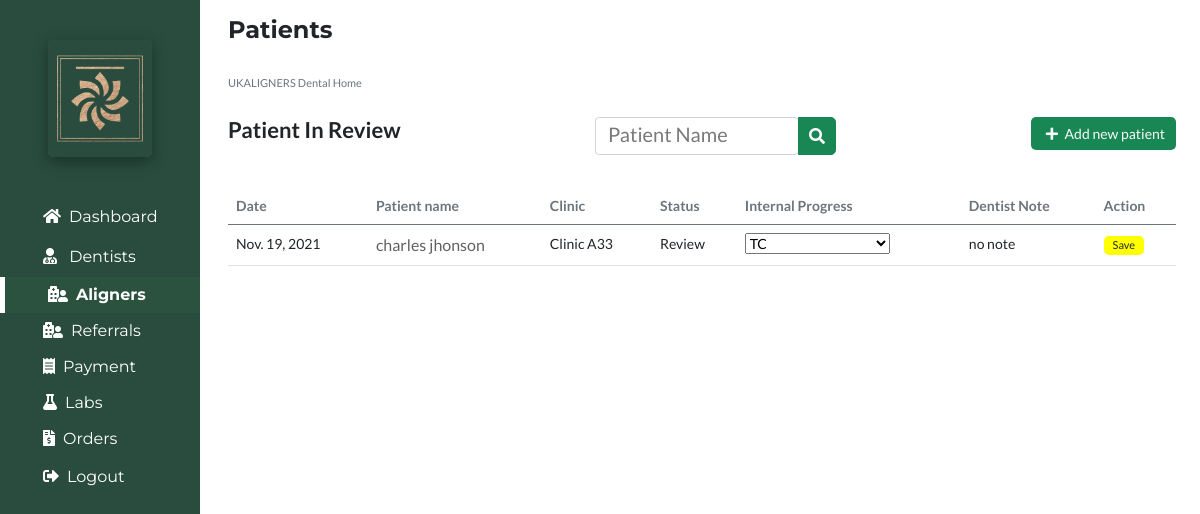
Page /patientreview (signed in) on the earlier database version.
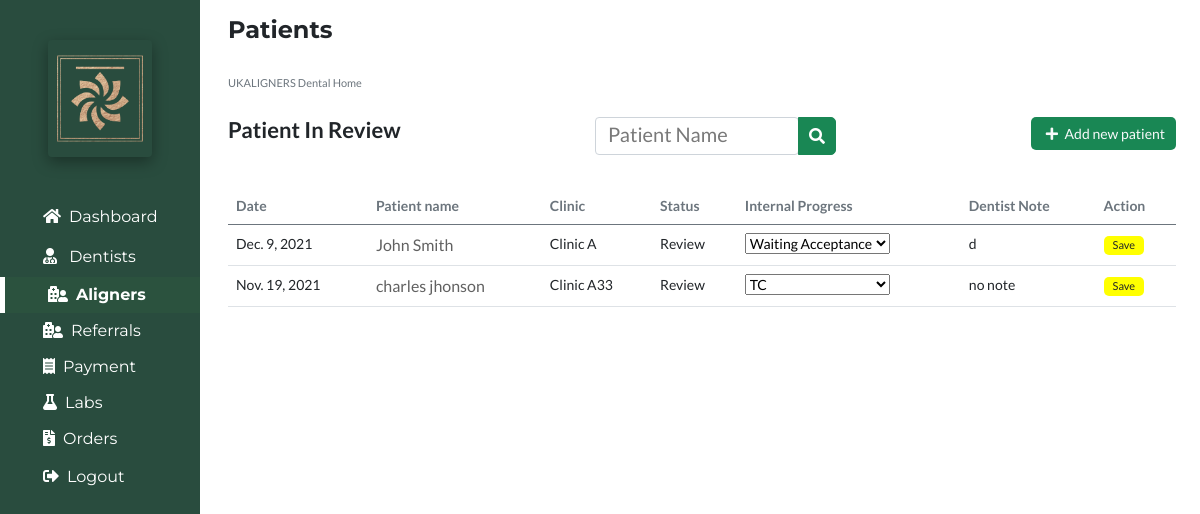
Same page on the later database version.
### portfolioApp/models.py (models this page shows, shortened)
class Patient(models.Model):
    Dentist=models.ForeignKey(User,on_delete=models.CASCADE)
    Prescriber=models.CharField(max_length=100,null=True)
    Clinic=models.CharField(max_length=300,null=True)
    Email=models.CharField(max_length=300,null=True)
    Telephone=models.CharField(max_length=300,null=True)
    PatientName=models.CharField(max_length=100,null=True)
    Sex=models.CharField(max_length=100,null=True)
    TreatmentInPast=models.CharField(max_length=100,null=True)
    Age=models.CharField(max_length=100,null=True)
    Address1=models.CharField(max_length=100,null=True)
    Address2=models.CharField(max_length=100,null=True)
    OralScan=models.CharField(max_length=100,null=True)
    Impression=models.CharField(max_length=100,null=True)
    UpperJaw=models.FileField(null=True)
    LowerJaw=models.FileField(null=True)
    Photo1=models.ImageField(null=True)
    Photo2=models.ImageField(null=True)
    Photo3=models.ImageField(null=True)
    Photo4=models.ImageField(null=True)
    Treatment=models.CharField(max_length=50,null=True)
    TreatmentRequired=models.CharField(max_length=50,null=True)
    Aligners=models.CharField(max_length=50,null=True)
    TreatmentLimit=models.CharField(max_length=50,null=True)
    Overbite=models.CharField(max_length=50,null=True)
    Overjet=models.CharField(max_length=50,null=True)
    Expension=models.CharField(max_length=50,null=True)
    IPR=models.CharField(max_length=50,null=True)
    Procline=models.CharField(max_length=50,null=True)
    Distalize=models.CharField(max_length=50,null=True)
    UpperMidline=models.CharField(max_length=50,null=True)
    LoverMidline=models.CharField(max_length=50,null=True)
    ArchForm=models.CharField(max_length=50,null=True)
    PCrossbite=models.CharField(max_length=50,null=True)
    Hint1=models.CharField(max_length=50,null=True)
    Hint2=models.CharField(max_length=50,null=True)
    Hint3=models.CharField(max_length=50,null=True)
    DentistNote=models.TextField(default="Not Added",null=True)
    AdminNote=models.TextField(default="Not Added",null=True)
    Status=models.CharField(max_length=20,default="Pending",null=True,choices=(("Accept","Accept"),("Review","Review"),("Decline","Decline"),("On-Hold","On-Hold")
    ))
    InternalStatus=models.CharField(max_length=30,null=True,default="On")
    Date=models.DateField(auto_now_add=True)
    file=models.FileField(null=True)
    AdminStatus = models.CharField(max_length=1000,null=True)
    Stage = models.CharField(max_length=1000,null=True)
    Note = models.CharField(max_length=10000,null=True)
    Action = models.CharField(max_length=1000,null=True)

### portfolioApp/views.py (the view, shortened to what this page needs)
# urls.py: path('patientreview', views.patientreview, name='patientreview'),
@login_required(login_url='login')
def patientreview(request):
    if request.user.is_superuser or request.user.is_staff:
        mypatients=Patient.objects.filter(Status="Review").order_by("PatientName")
        if "Save" in request.POST:
            id=request.POST.get('id')
            editpatient=Patient.objects.get(id=id)
            editpatient.Status=request.POST.get('Status')
            editpatient.InternalStatus=request.POST.get('InternalStatus')
            editpatient.save()
    context={
        'patients':'active',
        'mypatients':mypatients,
    }
    return render(request,'patientreview.html',context)

### portfolioApp/templates/patientreview.html (shortened to what this page needs)
{% extends 'base.html' %}
{% load static %}
{% block body %}
<section class="px-4">
<h4 class="py-3"><b>Patients</b></h4>
<div class="">
<span class="text-secondary">UKALIGNERS Dental Home</span>
<div class="d-flex justify-content-between py-3">
<h5><b>Patient In Review</b></h5>
<div class="search-bar">
<div class="input-group">
  <div class="form-outline">
  <form action="{% url 'patientsearchresults' %}" method="get">
    <input type="search" id="patientName"  class="form-control" placeholder="Patient Name" name="PatientSearchQuery" />
  </div>
  <button type="submit" class="btn btn-success bg-success">
    <i class="fas fa-search"></i>
  </button>
</div>
</div>
<div class="add-new">
<a href="{% url 'addnewpatient' %}" class="btn btn-sm text-light bg-success"><i class="fas fa-plus mx-1"></i> Add new patient</a>
</div>
</div>
<div class="col-sm-12 px-0 pb-3 my-3 table-responsive"style="font-size:14px;">
<table class="table ">
<thead class="text-secondary">
<tr>
<th scope="col">Date</th>
<th scope="col">Patient name</th>
<th scope="col">Clinic</th>
<th scope="col">Status</th>
<th scope="col">Internal Progress</th>
{% if user.is_superuser %}
<th scope="col">Dentist Note</th>
{% endif %}
<th>Action</th>
</tr>
</thead>
<tbody>
{% for patients in mypatients %}
<tr>
<td>{{patients.Date}}</td>
{% if not user.is_staff or user.is_superuser %}
<td><a href="/patientdetail/{{patients.id}}/">{{patients.PatientName}} {{patients.PatientSurname}}</a></td>
{% else %}
<td class="text-secondary">{{patients.PatientName}} {{patients.PatientSurname}}</td>
{% endif %}
<td>{{patients.Clinic}}</td>
<form action="" method="POST">
<td>
{% if not user.is_superuser or not user.is_staff %}
    <select name="Status" id="Status">
        <option value="{{patients.Status}}"selected>{{patients.Status}}</option>
        <option value="Accepted">Accept</option>
        <option value="Review">Review</option>
        <option value="On Hold">On Hold</option>
        <option value="Declined">Decline</option>
    </select>
{% else %}
{{patients.Status}}
{% endif %}
</td>
<td>
{% if user.is_superuser %}
    <select name="InternalStatus" id="InternalStatus">
        <option value="{{patients.InternalStatus}}"selected>{{patients.InternalStatus}}</option>
    </select>
{% else %}
{{patients.InternalStatus}}
 <input type="hidden" name="InternalStatus"value="{{patients.InternalStatus}}">
{% endif %}
</td>
{% if user.is_superuser %}
<td style="max-width:300px;">{{patients.DentistNote}}</td>
{% endif %}
<td>
    <input type="submit" class="btn px-2 py-0" value="Save" style="background:yellow;font-size:11px;" name="Save">
</td>
</form>
</tr>
{% endfor %}
</tbody>
</table>
</div>
</div>
</section>
{% endblock body %}

Differences in the rows shown:
now on this page (row edited): Patient: Date "Dec. 9, 2021", PatientName "John Smith", Clinic "Clinic A", Status "Review", InternalStatus "Waiting Acceptance", DentistNote "d"
